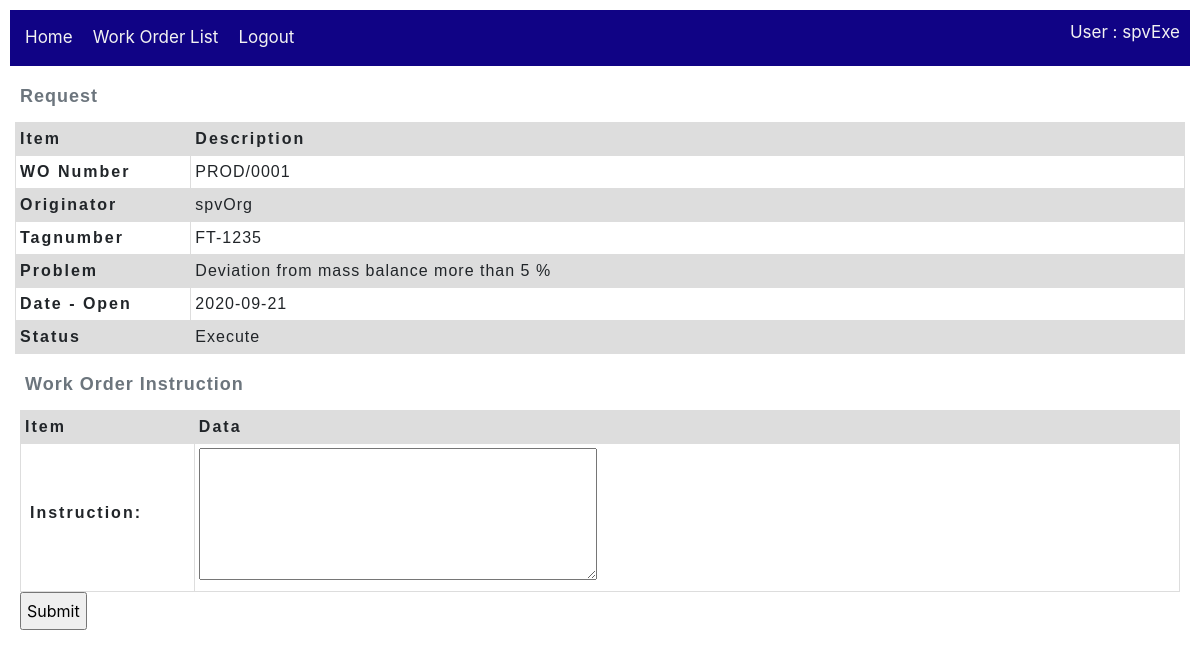
The app's page /workOrder/wo_instruction/1/create/ (signed in) with its own data.
### workOrder/models.py (models this page shows, shortened)
class Work_order(models.Model):
    wo_number = models.CharField(max_length=20, null=True)
    tagnumber = models.CharField(max_length=50, null=True, help_text='Enter tagnumber(eg. FT-1405)')
    problem = models.TextField(max_length=1000, null=True)
    originator = models.ForeignKey(User,
        on_delete=models.SET_NULL,
        null=True)
    dest_section = models.ForeignKey(Section,
        on_delete=models.SET_NULL,
        null=True)
    date_open = models.DateField()
    date_finish = models.DateField(null=True)
    status = models.ForeignKey(Action,
        on_delete=models.SET_NULL,
        null=True)
    priority = models.ForeignKey(Wo_priority,
        on_delete=models.SET_NULL,
        null=True)
    current_user_id = models.IntegerField(null=True)
    executor_user_id = models.IntegerField(null=True)
    class Meta:
        ordering = ['originator','status','wo_number']

### utility/models.py (models this page shows, shortened)
class Action(models.Model):
    name = models.CharField(max_length=20, null=True, help_text='Enter name of Action(eg. Open, Close, Reject...)')
    description = models.CharField(max_length=100, null=True, help_text='Enter description of Action')
    mode = models.ForeignKey('Mode', on_delete=models.SET_NULL, null=True)
    class Meta:
        ordering = ['name']

### workOrder/views.py (the view, shortened to what this page needs)
# urls.py: path('wo_instruction/<int:pk>/create/', views.Wo_instructionCreate.as_view(), name='wo_instruction-create'),
class Wo_instructionCreate(LoginRequiredMixin, CreateView):
    form_class = WoInstruction_form
    model = Wo_instruction
    template_name = 'workOrder/WoInstruction_form.html'  # Specify your own template name/location
    def get_form_kwargs(self):
        kwargs = super(Wo_instructionCreate, self).get_form_kwargs()
        kwargs.update({'user': self.request.user})
        return kwargs
    def get_initial(self):
        initial = super(Wo_instructionCreate, self).get_initial()
        return initial
    def get_context_data(self, **kwargs):
        context = super(Wo_instructionCreate,self).get_context_data(**kwargs)
        woOnProcess = Work_order.objects.get(id=self.kwargs.get("pk"))
        context['work_order'] = woOnProcess
        return context

### workOrder/forms.py (shortened to what this page needs)
class WoInstruction_form(ModelForm):
    def __init__(self, *args, **kwargs):
        self.user = kwargs.pop('user')
        super(WoInstruction_form, self).__init__(*args, **kwargs)
    class Meta:
        template_name = 'workOrder/WoInstruction_form.html'  # Specify your own template name/location
        model = Wo_instruction
        fields = [
           'instruction',
            ]
        widgets = { 'instruction': forms.Textarea(attrs={'rows':5})}

### workOrder/templates/workOrder/WoInstruction_form.html (shortened to what this page needs)
{% extends "base_workOrder.html" %}
{% block content %}
  {% include 'Wo_request.html' %}
  <form action="" method="post">
    <table class="WoForm">
      <caption>Work Order Instruction</caption>
      <thead>
        <tr>
          <th scope="col">Item</th>
          <th scope="col">Data</th>
        </tr>
      </thead>
      <tbody>
        {{ form.as_table }}
      </tbody>
    </table>
    <input type="submit" value="Submit">
  </form>
{% endblock %}

### workOrder/templates/base_workOrder.html (shortened to what this page needs)
<!DOCTYPE html>
<html lang="en">
    <head>
        <link rel="stylesheet" href="https://stackpath.bootstrapcdn.com/bootstrap/4.1.3/css/bootstrap.min.css">
        <link rel="stylesheet" href="http://code.jquery.com/ui/1.11.0/themes/smoothness/jquery-ui.css">
        {% load static %}
        <link rel="stylesheet" href="{% static 'css/styles.css' %}">
    </head>
    <body>
        <div class="topnav">
            <ul>
                <li><a href="{% url 'home-cmms' %}">Home</a></li>
                {% if user.is_authenticated %}
                    <li><a href="{% url 'workOrder:work_orders'%}">Work Order List</a></li>
                    <li><a href="{% url 'logout'%}?next={{request.path}}">Logout</a></li>
                {% else %}
                    <li><a href="{% url 'login'%}?next={{request.path}}">Login</a></li>
                {% endif %}
                {% if user.is_authenticated %}
                    <li style="float: right;">User : {{ user.get_username }}</li>
                {% endif %}
            </ul>
        </div>
        <div>{% block content %}{% endblock %}</div>
    </body>
</html>

### workOrder/templates/Wo_request.html
{% block content %}
    <table class="WoHeader">
        <caption>Request</caption>
        <thead>
            <tr>
                <th scope="col">Item</th>
                <th scope="col">Description</th>
            </tr>
        </thead>
        <tbody>
            <tr>
                <th scope="row">WO Number</th>
                <td>{{ work_order.wo_number }}</td>
            </tr>
            <tr>
                <th scope="row">Originator</th>
                <td>{{ work_order.originator }}</td>
            </tr>
            <tr>
                <th scope="row">Tagnumber</th>
                <td>{{ work_order.tagnumber }}</td>
            </tr>
            <tr>
                <th scope="row">Problem</th>
                <td>{{ work_order.problem }}</td>
            </tr>
            <tr>
                <th scope="row">Date - Open</th>
                <td>{{ work_order.date_open }}</td>
            </tr>
            <tr>
                <th scope="row">Status</th>
                <td>{{ work_order.status.name }}</td>
            </tr>
        </tbody>
    </table>
{% endblock %}

### workOrder/static/css/styles.css (style rules this page uses)
* { padding: 5px; }
.topnav { overflow: hidden; background-color: rgb(16, 3, 133); }
.topnav ul { list-style-type: none; margin: 0; padding: 0; overflow: hidden; background-color: rgb(16, 3, 133); }
.topnav ul li { float: left; color: #f2f2f2; text-align: center; padding: 5px; text-decoration: none; font-size: 17px; }
.topnav ul li a { float: left; color: #f2f2f2; text-align: center; padding: 5px; text-decoration: none; font-size: 17px; }
* { box-sizing: border-box; }
table { table-layout: fixed; width: 100%; border-collapse: collapse; }
caption { font-family: sans-serif; font-size: 18px; font-weight: bold; caption-side: top; text-align: left; letter-spacing: 1px; }
td, th { border: 1px solid #dddddd; text-align: left; padding: 4px; }
th { letter-spacing: 2px; }
td { letter-spacing: 1px; }
thead th { background-color: #dddddd; }
tr:nth-child(even) { background-color: #dddddd; }
table.WoHeader { font-family: arial, sans-serif; }
table.WoHeader thead th:nth-child(1) { width: 15%; }
table.WoForm { font-family: arial, sans-serif; }
table.WoForm thead th:nth-child(1) { width: 15%; }

### records on screen
Work_order: wo_number "PROD/0001", originator "spvOrg", tagnumber "FT-1235", problem "Deviation from mass balance more than 5 %", date_open "2020-09-21", status.name "Execute"

### other values on screen
{{ user.get_username }} "spvExe"
